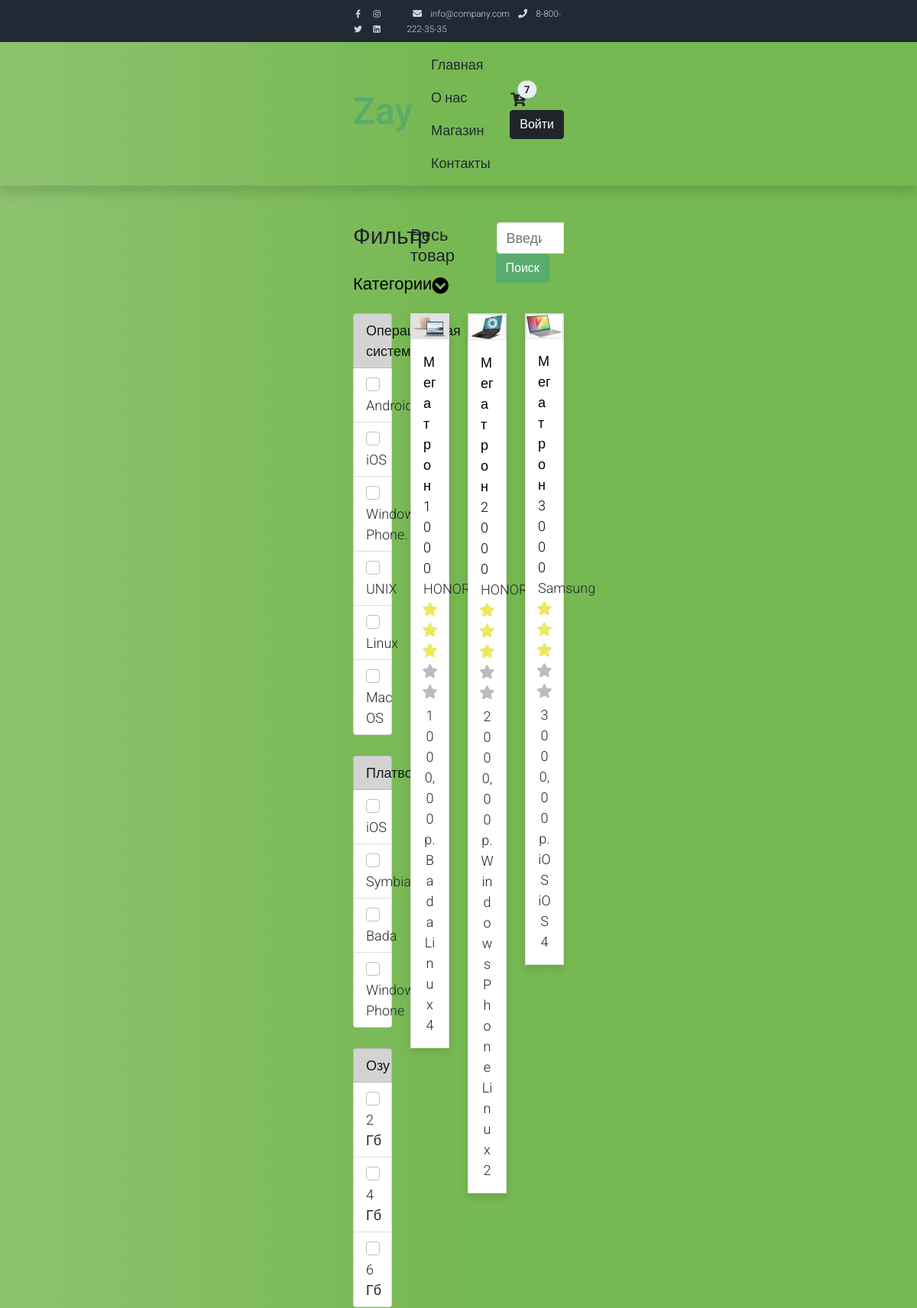
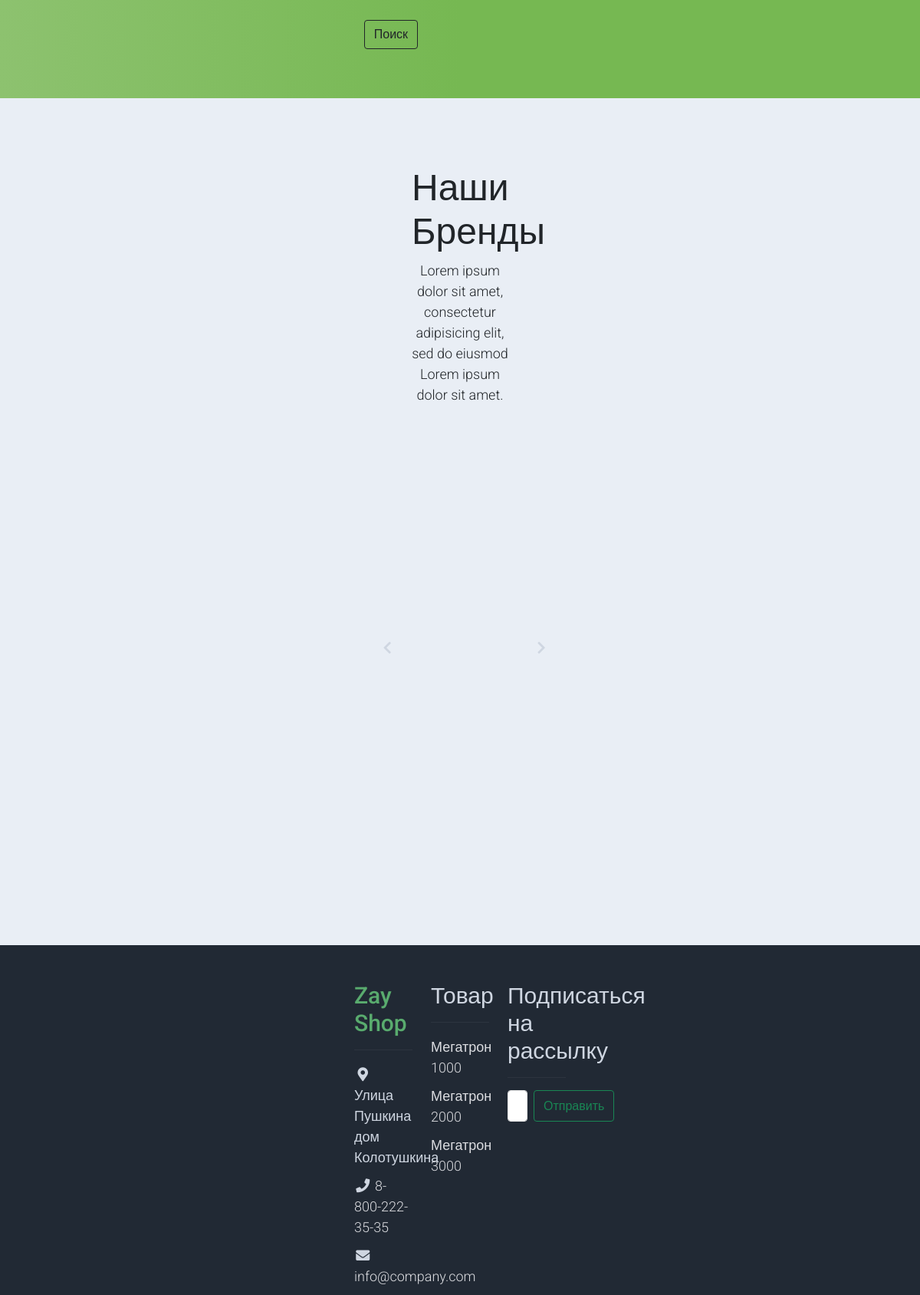
Screenshot of /shop/noutbuki (upper part) with the database file from the repository (2 pictures, top to bottom).
### shop/models.py (models this page shows, shortened)
class OperatingSystems(models.Model):
    name = models.CharField('Название', max_length=50)
    def __str__(self):
        return self.name
    class Meta:
        verbose_name = 'Операционная система'
        verbose_name_plural = 'Операционные системы'

class Platform(models.Model):
    name = models.CharField('Название', max_length=50)
    def __str__(self):
        return self.name
    class Meta:
        verbose_name = 'Платформа'
        verbose_name_plural = 'Платформы'

class Ram(models.Model):
    count = models.IntegerField('Оперативная память')
    def __str__(self) -> str:
        return f'{self.count}'
    class Meta:
        verbose_name = 'Озу'
        verbose_name_plural = 'Озу'

class Product(models.Model):
    category = models.ForeignKey(
        Category, related_name='products',
        on_delete=models.CASCADE, verbose_name='Категория'
    )
    name = models.CharField('Название', max_length=200, db_index=True)
    slug = models.SlugField('Юрл', max_length=200, db_index=True)
    image = models.ImageField('Изображение', upload_to='products/%Y/%m/%d')
    description = models.TextField('Описание продукта', blank=True)
    price = models.DecimalField('Цена', max_digits=10, decimal_places=2)
    stock = models.PositiveIntegerField('Остаток продукта')
    available = models.BooleanField('Наличие в ассортименте', default=True)
    created = models.DateTimeField('Дата создания', auto_now_add=True)
    updated = models.DateTimeField('Дата обновления', auto_now=True)
    model = models.CharField('Модель', max_length=100, db_index=True)
    manufacturer = models.ForeignKey(
        Brand, max_length=100,
        default=None,
        verbose_name='Производитель',
        on_delete=models.SET_NULL,
        null=True
    )
    os = models.ManyToManyField(
        OperatingSystems, verbose_name='Операционная система', blank=True
    )
    platform = models.ManyToManyField(
        Platform, verbose_name='Платформа', blank=True
    )
    ram = models.ManyToManyField(Ram, verbose_name='Озу', blank=True)
    def get_absolute_url(self):
        return reverse('post_detail', kwargs={'product_slug': self.slug})
    class Meta:
        verbose_name = 'Продукт'
        verbose_name_plural = 'Продукты'
        ordering = ('name',)
        index_together = (('id', 'slug'),)

class Brand(models.Model):
    name = models.CharField('Название', max_length=100)
    image = models.ImageField(
        'Изображение', upload_to='brand/%Y/%m/%d', blank=True
    )
    class Meta:
        verbose_name = 'Бренд'
        verbose_name_plural = 'Бренд'
    def __str__(self):
        return self.name

### shop/views.py (the view)
# urls.py: path('shop/<slug:category_slug>', views.CategoryView.as_view(), name='category'),
class CategoryView(DataMixin):
    def get_queryset(self):
        return Product.objects.filter(
            category__slug=self.kwargs['category_slug'])

### shop/models.py (called while the page is built)
    def get_absolute_url(self):
        return reverse('category', kwargs={'category_slug': self.slug})

### shop/utils.py (called while the page is built)
    def get_context_data(self, **kwargs):
        context = super().get_context_data(**kwargs)
        context['categories'] = Category.objects.all()
        context['brands'] = Brand.objects.all()
        context['operativ'] = OperatingSystems.objects.all()
        context['platforms'] = Platform.objects.all()
        context['ram'] = Ram.objects.all()
        search_by = self.request.GET.get('query')
        if search_by:
            context['products'] = Product.objects.filter(
                name__icontains=search_by
                )
        return context

### shop/templates/shop/shop.html (shortened to what this page needs)
{% extends 'base.html' %}
    {% block content %}
        <div class="container py-5">
            <div class="row">
                <div class="col-lg-3">
                    <h1 class="h2 pb-4">Фильтр</h1>
                    <ul class="list-unstyled templatemo-accordion">
                        <li class="pb-3">
                            <a class="collapsed d-flex justify-content-between h3 text-decoration-none"
                               href="#">
                                Категории
                                <i class="pull-right fa fa-fw fa-chevron-circle-down mt-1"></i>
                            </a>
                        </li>
                        <form action="{% url 'filter' %}" method='get'>
                            <ul class="list-group">
                                <li class="list-group-item list-group-item-action list-group-item-dark">Операционная система</li>
                                {% for oper in operativ %}
                                <li class="list-group-item">
                                    <input class="form-check-input me-1" type="checkbox" name='operativ' value="{{ oper.id }}">
                                    {{ oper }}
                                </li>
                                {% endfor %}
                            </ul>
                            <br>
                            <ul class="list-group">
                                <li class="list-group-item list-group-item-action list-group-item-dark">Платворма</li>
                                {% for platform in platforms %}
                                <li class="list-group-item">
                                    <input class="form-check-input me-1" type="checkbox" name='platform' value="{{ platform.id }}">
                                    {{ platform }}
                                </li>
                                {% endfor %}
                            </ul>
                            <br>
                            <ul class="list-group">
                                <li class="list-group-item list-group-item-action list-group-item-dark">Озу</li>
                                {% for ra in ram %}
                                <li class="list-group-item">
                                    <input class="form-check-input me-1" type="checkbox" name='ram' value="{{ ra.id }}">
                                    {{ ra }} Гб
                                </li>
                                {% endfor %}
                            </ul>
                            <br>
                            <div class="d-grid gap-2 col-6 mx-auto">
                                <button type="submit" class="btn btn-outline-dark">Поиск</button>
                            </div>
                     </ul>
                </div>
                <div class="col-lg-9">
                    <div class="row">
                        <div class="col-md-6">
                            <ul class="list-inline shop-top-menu pb-3 pt-1">
                                <li class="list-inline-item">
                                    <a class="h3 text-dark text-decoration-none mr-3"
                                       href="{% url 'shop' %}">Весь товар</a>
                                </li>
                            </ul>
                        </div>
                        <div class="col-md-6 pb-4">
                            <form action="" method="get">
                            <div class="d-flex">
                                <div class="input-group mb-3">
                                    <input name="query" type="search" class="form-control" placeholder="Введите название товара" >
                                    <button class="btn btn-success" type="submit" id="button-addon2">Поиск</button>
                                </div>
                            </div>
                        </form>
                        </div>
                    </div>
                    <div class="row">
                        {% for product in products %}
                            <div class="col-md-4">
                                <div class="card mb-4 product-wap rounded-0">
                                    <div class="card rounded-0">
                                        {% if product.image %}
                                        <img class="card-img rounded-0 img-fluid" src="{{ product.image.url }}">
                                        {% endif %}
                                    </div>
                                    <div class="card-body">
                                        <a href="{{ product.get_absolute_url }}" class="h3 text-decoration-none">{{ product.name }}</a>
                                        <ul class="w-100 list-unstyled d-flex justify-content-between mb-0">
                                            <li>{{ product.manufacturer }}</li>
                                        </ul>
                                        <ul class="list-unstyled d-flex justify-content-center mb-1">
                                            <li>
                                                <i class="text-warning fa fa-star"></i>
                                                <i class="text-warning fa fa-star"></i>
                                                <i class="text-warning fa fa-star"></i>
                                                <i class="text-muted fa fa-star"></i>
                                                <i class="text-muted fa fa-star"></i>
                                            </li>
                                        </ul>
                                        <p class="text-center mb-0">
                                            {{ product.price }}p.
                                        </p>
                                        <p class="text-center mb-0">
                                            {{ product.platform.first }}
                                        </p>
                                        <p class="text-center mb-0">
                                            {{ product.os.first }}
                                        </p>
                                        <p class="text-center mb-0">
                                            {{ product.ram.first }}
                                        </p>
                                    </div>
                                </div>
                            </div>
                        {% endfor %}
                    </div>
                </div>
            </div>
        </div>
        {% include 'inc/_section.html' %}
    {% endblock %}

### templates/inc/_footer.html (shortened to what this page needs)
<footer class="bg-dark" id="tempaltemo_footer">
    <div class="container">
        <div class="row">
            <div class="col-md-4 pt-5">
                <h2 class="h2 text-success border-bottom pb-3 border-light logo">Zay Shop</h2>
                <ul class="list-unstyled text-light footer-link-list">
                    <li>
                        <i class="fas fa-map-marker-alt fa-fw"></i>
                        Улица Пушкина дом Колотушкина
                    </li>
                    <li>
                        <i class="fa fa-phone fa-fw"></i>
                        <a class="text-decoration-none" href="tel:8-800-222-35-35">8-800-222-35-35</a>
                    </li>
                    <li>
                        <i class="fa fa-envelope fa-fw"></i>
                        <a class="text-decoration-none" href="mailto:info@company.com">info@company.com</a>
                    </li>
                </ul>
            </div>
            <div class="col-md-4 pt-5">
                <h2 class="h2 text-light border-bottom pb-3 border-light">Товар</h2>
                <ul class="list-unstyled text-light footer-link-list">
                    {% for prod in products %}
                    <li><a class="text-decoration-none" href="#">{{ prod.name }}</a></li>
                    {% endfor %}
                </ul>
            </div>
            <div class="col-md-4 pt-5">
            <h2 class="h2 text-light border-bottom pb-3 border-light">Подписаться на рассылку</h2>
                <ul class="list-unstyled text-light footer-link-list">
                    <nav class="navbar navbar-dark bg-dark">
                        <form class="d-flex" action="#">
                            <input class="form-control me-2" type="search" placeholder="Email" aria-label="Search">
                            <button class="btn btn-outline-success" type="submit">Отправить</button>
                        </form>
                    </nav>
                </ul>
            </div>
        </div>
    </div>
</footer>

### shop/static/css/templatemo.css (style rules this page uses)
body, ul, li, p, a, label, input, div { font-family: 'Roboto', sans-serif; font-size: 18px !important; font-weight: 300 !important; }
.h2 { font-family: 'Roboto', sans-serif; font-size: 30px !important; font-weight: 300; }
.h3 { font-family: 'Roboto', sans-serif; font-size: 22px !important; }
.logo { font-weight: 500 !important; }
.text-warning { color: #ede861 !important; }
.text-muted { color: #bcbcbc !important; }
.text-success { color: #59ab6e !important; }
.text-light { color: #cfd6e1 !important; }
.bg-dark { background-color: #212934 !important; }
.btn-success { background-color: #59ab6e !important; border-color: #56ae6c !important; }
.templatemo-accordion a { color: #000; }
.product-wap { box-shadow: 0px 5px 10px 0px rgba(0, 0, 0, 0.10); }
.card.product-wap a { color: #000; }
.form-control { border: 1px solid #e8e8e8; }
#tempaltemo_footer a { color: #dcdde1; }
#tempaltemo_footer ul.footer-link-list li { padding-top: 10px; }
#tempaltemo_footer .border-light { border-color: #2d343f !important; }
.product-wap .h3, .product-wap li, .product-wap i, .product-wap p { font-size: 12px !important; }
@media (min-width: 992px) { .product-wap .h3, .product-wap li, .product-wap i, .product-wap p { font-size: 18px !important; } }

### shop/static/css/custom.css (style rules this page uses)
.container { position: relative; z-index: 1; max-width: 300px; margin: 0 auto; }
.container:before, .container:after { content: ""; display: block; clear: both; }
body { background: #76b852; background: rgb(141,194,111); background: linear-gradient(90deg, rgba(141,194,111,1) 0%, rgba(118,184,82,1) 50%); font-family: "Roboto", sans-serif; -webkit-font-smoothing: antialiased; -moz-osx-font-smoothing: grayscale; }

### rows the page displays
OperatingSystems: name "Android"
OperatingSystems: name "iOS"
OperatingSystems: name "Windows Phone."
OperatingSystems: name "UNIX"
OperatingSystems: name "Linux"
OperatingSystems: name "Mac OS"
Platform: name "iOS"
Platform: name "Symbian"
Platform: name "Bada"
Platform: name "Windows Phone"
Ram: count "2"
Ram: count "4"
Ram: count "6"
Product: image (picture), name "Мегатрон 1000", manufacturer "HONOR", price "1000,00", platform.first "Bada", os.first "Linux", ram.first "4"
Product: image (picture), name "Мегатрон 2000", manufacturer "HONOR", price "2000,00", platform.first "Windows Phone", os.first "Linux", ram.first "2"
Product: image (picture), name "Мегатрон 3000", manufacturer "Samsung", price "3000,00", platform.first "iOS", os.first "iOS", ram.first "4"
